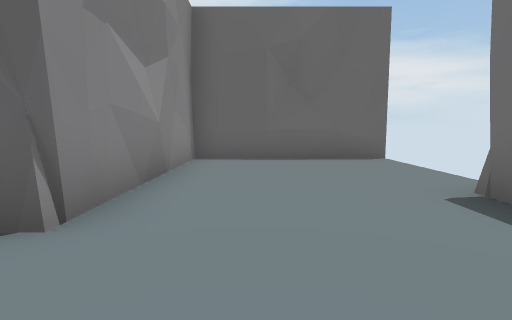
[1] (above)

24 first-person views from a walk through a 3-D level made in the Unity game engine. The camera is 1.5 m above the floor, tilts 6° down and sees 80° across. The floor is counted in squares, 2 m on a side. Each view is taken from the middle of a square. On the plan, view 1 faces up. The plan holds only what a view shows up to about 10 squares ahead; the rest is blank. The place goes on beyond the plan. The player character is not drawn.

[2]
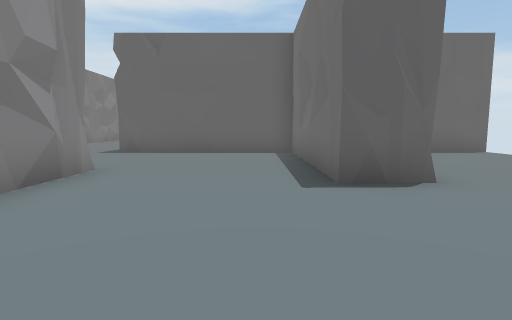

[3]
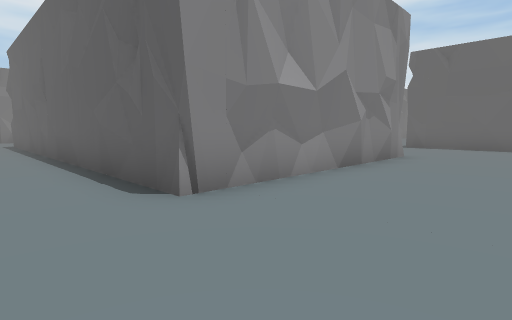

[4]
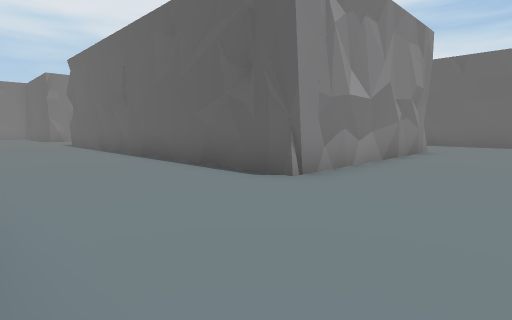

[5]
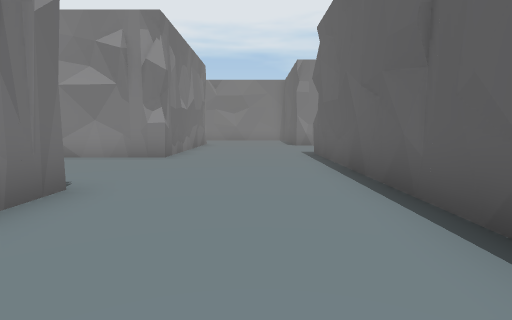

[6]
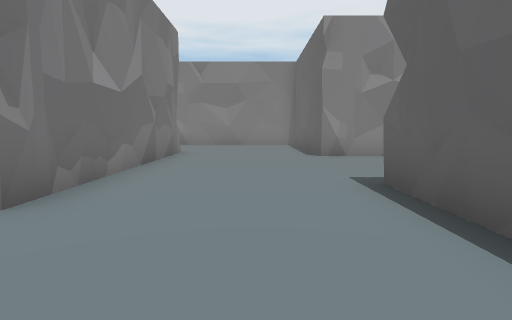

[7]
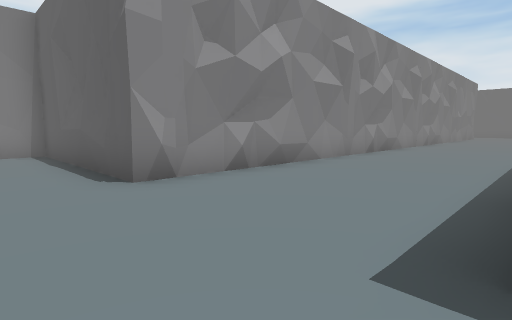

[8]
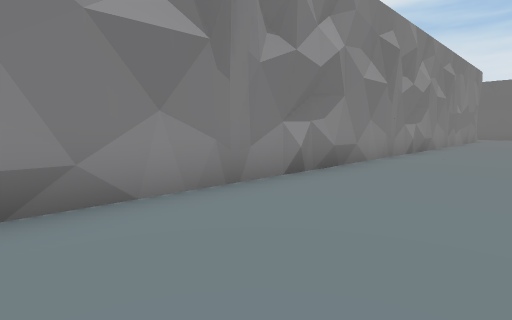

[9]
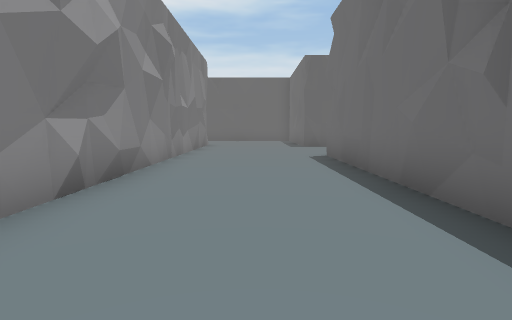

[10]
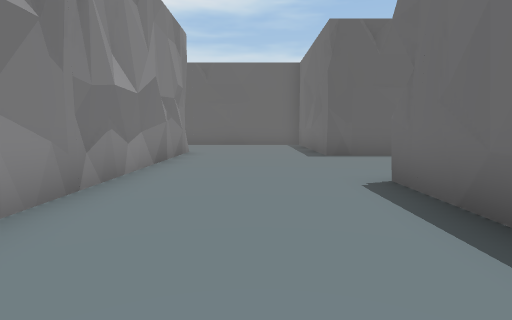

[11]
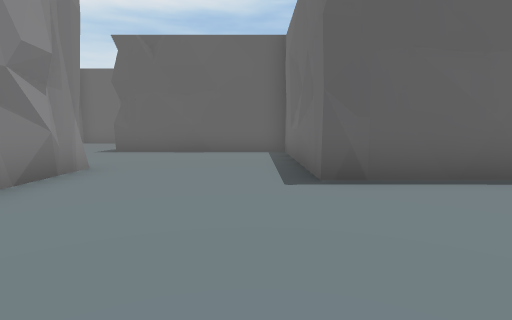

[12]
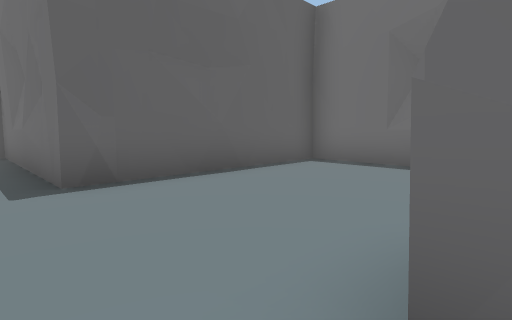

[13]
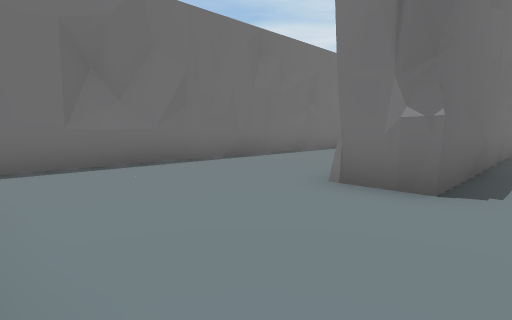

[14]
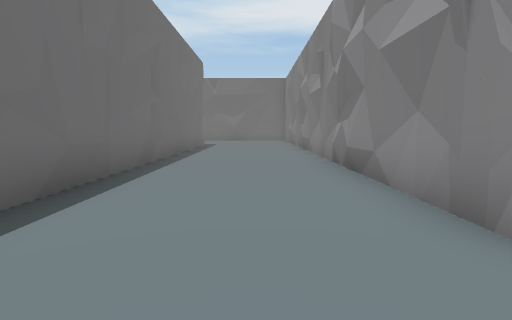

[15]
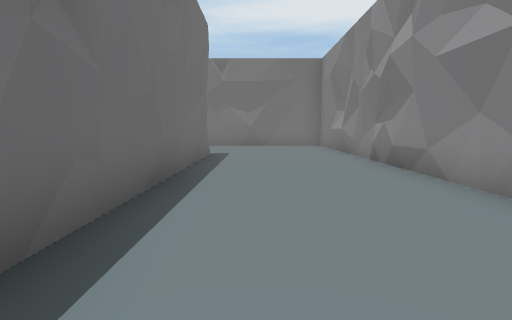

[16]
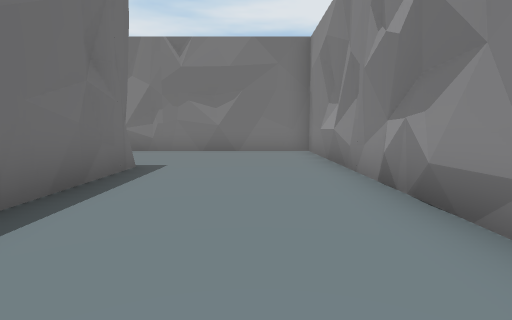

[17]
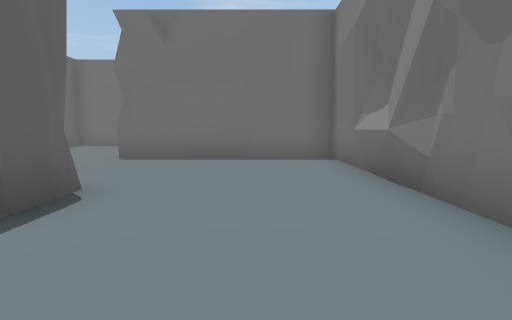

[18]
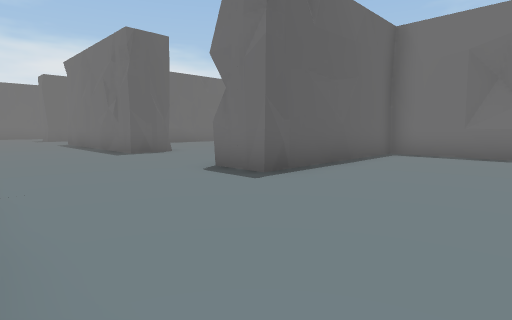

[19]
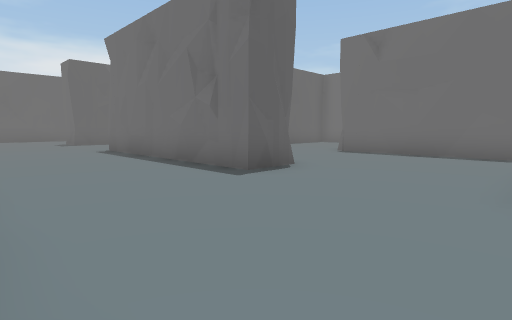

[20]
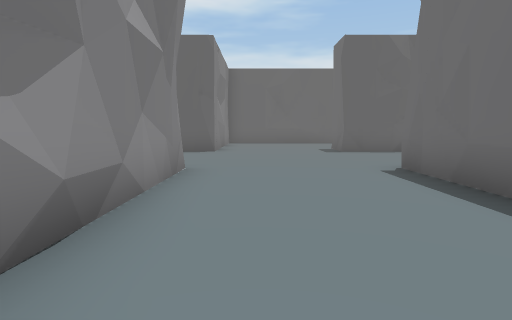

[21]
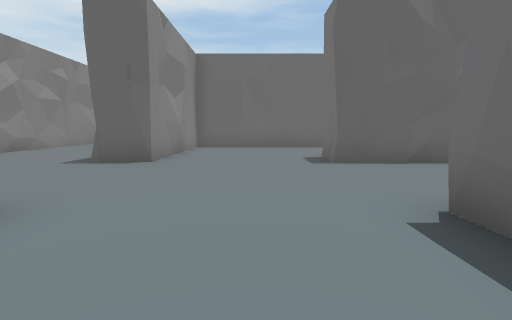

[22]
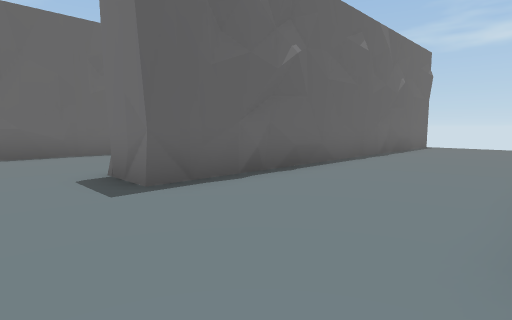

[23]
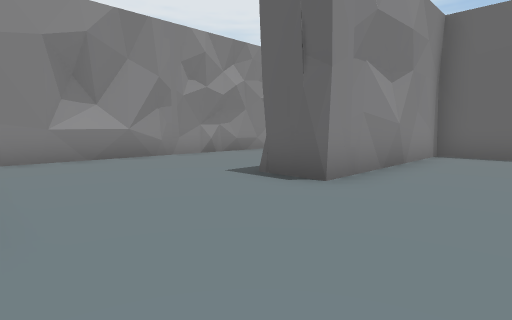

[24]
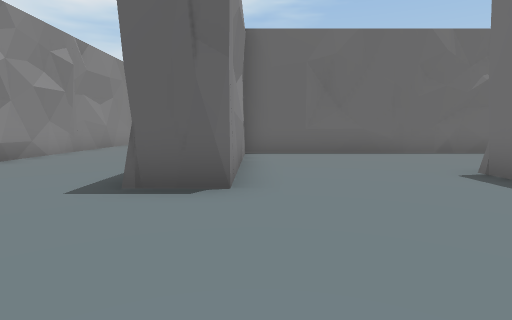

### Floor plan
Key: @ floor where view 1 was taken; # wall or solid block; . floor.
Columns run from 25 left of view 1 to 3 right of it. Each row starts with its distance up from view 1.
 30        #..
 29        #..  #########
 28        #... #.......
 27        #... #......
 26        #... #......
 25        #....#....#
 24 .#######....#....##########
 23 ......##...................
 22  .....##....................
 21  .....##....................
 20   ....## ............
 19   #...#######....#
 18   #.........#....#
 17   #.........#....#
 16   #.........##...#
 15   #.........# ...#
 14   #...##....#....# ...#
 13   #...##....#....##...#
 12   #...##....#.........#
 11   #...##....#.........#
 10   #...##....#.........#
  9   #...##....#....#    #
  8   #...##....#....############
  7   #... #....# ........##.....
  6   #... #....# ........##.....
  5   #... #....#.........##.....
  4   #... #....#.........##.....
  3   #... #....# ...##...##....#
  2   #... #.........##.........
  1   #... #.........##........
  0   #... #.........##..... @
 -1   #... #.........##....
 -2   #... ############...
 -3 ###...#############...
 -4 ......................
 -5 ......................
 -6 ......................
 -7 ..............   .....
 -8  #######...##

Positions as (right, up) in squares from view 1, and headings:
1: (0, 0), facing up
2: (-4, -2), facing up
3: (-4, -5), facing up-left
4: (-4, -7), facing up-left
5: (-10, -5), facing left
6: (-15, -5), facing left
7: (-19, -5), facing up-left
8: (-20, 0), facing up-left
9: (-21, 6), facing up
10: (-21, 10), facing up
11: (-20, 14), facing up
12: (-20, 14), facing up-right
13: (-20, 18), facing down-right
14: (-16, 16), facing down
15: (-15, 11), facing down
16: (-16, 8), facing down
17: (-16, 0), facing right
18: (-12, 4), facing up-right
19: (-12, 9), facing up-right
20: (-11, 14), facing up
21: (-10, 17), facing up
22: (-10, 20), facing up-right
23: (-10, 20), facing up-left
24: (-12, 20), facing up
